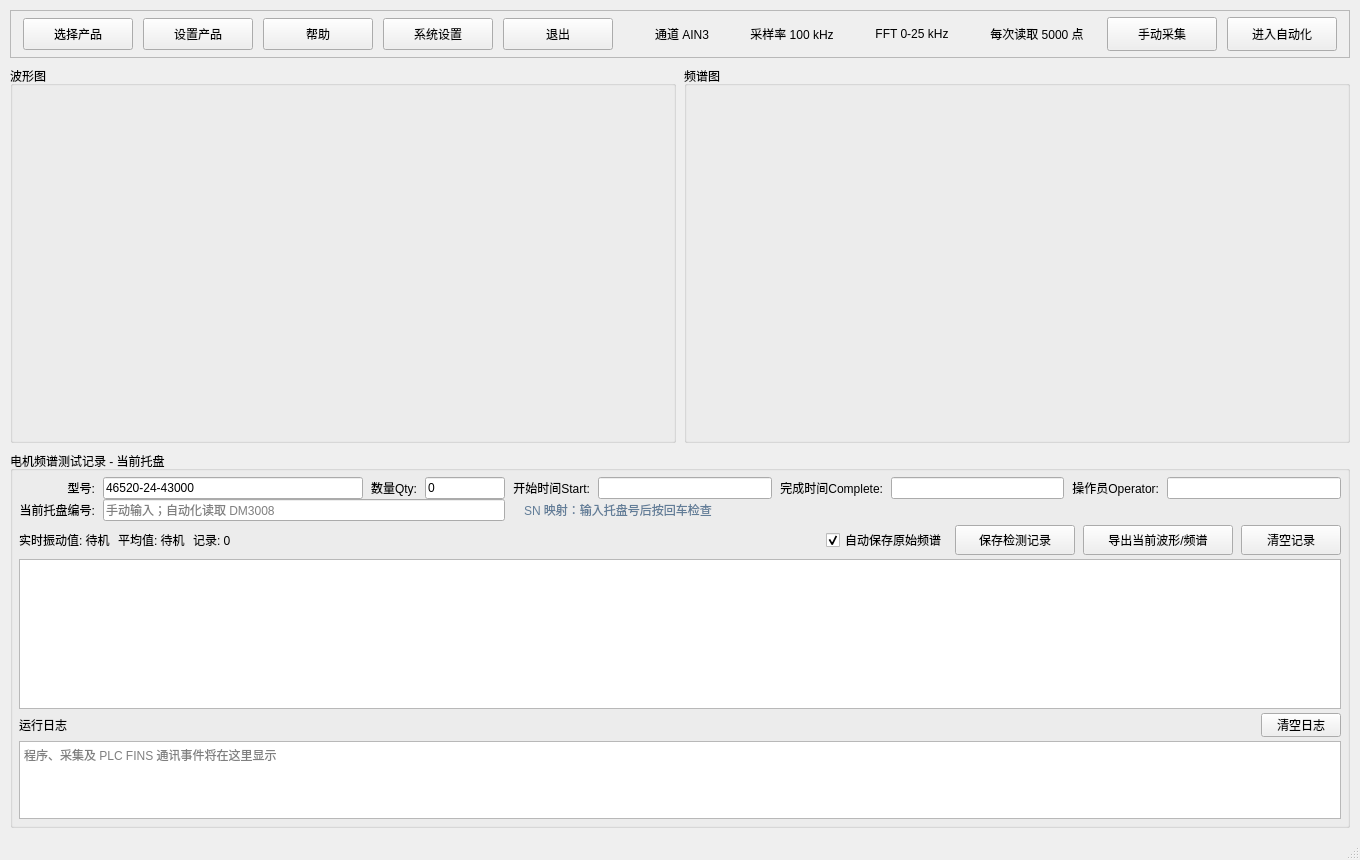
<?xml version="1.0" encoding="UTF-8"?>
<ui version="4.0">
 <class>MainWindow</class>
 <widget class="QMainWindow" name="MainWindow">
  <property name="geometry">
   <rect>
    <x>0</x>
    <y>0</y>
    <width>1360</width>
    <height>860</height>
   </rect>
  </property>
  <property name="minimumSize">
   <size>
    <width>1100</width>
    <height>760</height>
   </size>
  </property>
  <property name="windowTitle">
   <string>频谱分析系统 - 操作端</string>
  </property>
  <widget class="QWidget" name="centralwidget">
   <layout class="QVBoxLayout" name="rootLayout" stretch="0,5,5">
    <property name="spacing">
     <number>8</number>
    </property>
    <property name="leftMargin">
     <number>10</number>
    </property>
    <property name="topMargin">
     <number>10</number>
    </property>
    <property name="rightMargin">
     <number>10</number>
    </property>
    <property name="bottomMargin">
     <number>10</number>
    </property>
    <item>
     <widget class="QFrame" name="headerFrame">
      <property name="frameShape">
       <enum>QFrame::StyledPanel</enum>
      </property>
      <property name="frameShadow">
       <enum>QFrame::Raised</enum>
      </property>
      <layout class="QVBoxLayout" name="headerLayout">
       <property name="spacing">
        <number>0</number>
       </property>
       <property name="leftMargin">
        <number>12</number>
       </property>
       <property name="topMargin">
        <number>6</number>
       </property>
       <property name="rightMargin">
        <number>12</number>
       </property>
       <property name="bottomMargin">
        <number>6</number>
       </property>
       <item>
        <layout class="QHBoxLayout" name="toolbarLayout">
         <property name="spacing">
          <number>10</number>
         </property>
         <item>
          <widget class="QPushButton" name="btn_select_product">
           <property name="minimumSize">
            <size>
             <width>110</width>
             <height>32</height>
            </size>
           </property>
           <property name="text">
            <string>选择产品</string>
           </property>
          </widget>
         </item>
         <item>
          <widget class="QPushButton" name="btn_set_product">
           <property name="minimumSize">
            <size>
             <width>110</width>
             <height>32</height>
            </size>
           </property>
           <property name="text">
            <string>设置产品</string>
           </property>
          </widget>
         </item>
         <item>
          <widget class="QPushButton" name="btn_help">
           <property name="minimumSize">
            <size>
             <width>110</width>
             <height>32</height>
            </size>
           </property>
           <property name="text">
            <string>帮助</string>
           </property>
          </widget>
         </item>
         <item>
          <widget class="QPushButton" name="btn_settings">
           <property name="minimumSize">
            <size>
             <width>110</width>
             <height>32</height>
            </size>
           </property>
           <property name="text">
            <string>系统设置</string>
           </property>
          </widget>
         </item>
         <item>
          <widget class="QPushButton" name="btn_exit">
           <property name="minimumSize">
            <size>
             <width>110</width>
             <height>32</height>
            </size>
           </property>
           <property name="text">
            <string>退出</string>
           </property>
          </widget>
         </item>
         <item>
          <spacer name="toolbarSpacer">
           <property name="orientation">
            <enum>Qt::Horizontal</enum>
           </property>
           <property name="sizeHint" stdset="0">
            <size>
             <width>40</width>
             <height>20</height>
            </size>
           </property>
          </spacer>
         </item>
         <item>
          <widget class="QLabel" name="lbl_channel">
           <property name="minimumSize">
            <size>
             <width>90</width>
             <height>28</height>
            </size>
           </property>
           <property name="text">
            <string>通道 AIN3</string>
           </property>
           <property name="alignment">
            <set>Qt::AlignCenter</set>
           </property>
          </widget>
         </item>
         <item>
          <widget class="QLabel" name="lbl_sample_rate">
           <property name="minimumSize">
            <size>
             <width>110</width>
             <height>28</height>
            </size>
           </property>
           <property name="text">
            <string>采样率 100 kHz</string>
           </property>
           <property name="alignment">
            <set>Qt::AlignCenter</set>
           </property>
          </widget>
         </item>
         <item>
          <widget class="QLabel" name="lbl_fft_range">
           <property name="minimumSize">
            <size>
             <width>110</width>
             <height>28</height>
            </size>
           </property>
           <property name="text">
            <string>FFT 0-25 kHz</string>
           </property>
           <property name="alignment">
            <set>Qt::AlignCenter</set>
           </property>
          </widget>
         </item>
         <item>
          <widget class="QLabel" name="lbl_read_block">
           <property name="minimumSize">
            <size>
             <width>120</width>
             <height>28</height>
            </size>
           </property>
           <property name="text">
            <string>每次读取 5000 点</string>
           </property>
           <property name="alignment">
            <set>Qt::AlignCenter</set>
           </property>
          </widget>
         </item>
         <item>
          <widget class="QPushButton" name="btn_manual_start">
           <property name="minimumSize">
            <size>
             <width>110</width>
             <height>34</height>
            </size>
           </property>
           <property name="text">
            <string>手动采集</string>
           </property>
          </widget>
         </item>
         <item>
          <widget class="QPushButton" name="btn_start">
           <property name="minimumSize">
            <size>
             <width>110</width>
             <height>34</height>
            </size>
           </property>
           <property name="text">
            <string>进入自动化</string>
           </property>
          </widget>
         </item>
        </layout>
       </item>
      </layout>
     </widget>
    </item>
    <item>
     <layout class="QHBoxLayout" name="chartLayout" stretch="1,1">
      <property name="spacing">
       <number>8</number>
      </property>
      <item>
       <widget class="QGroupBox" name="group_time">
        <property name="title">
         <string>波形图</string>
        </property>
        <layout class="QVBoxLayout" name="timeLayout">
         <property name="leftMargin">
          <number>6</number>
         </property>
         <property name="topMargin">
          <number>8</number>
         </property>
         <property name="rightMargin">
          <number>6</number>
         </property>
         <property name="bottomMargin">
          <number>6</number>
         </property>
         <item>
          <widget class="QWidget" name="widget" native="true">
           <property name="minimumSize">
            <size>
             <width>0</width>
             <height>240</height>
            </size>
           </property>
          </widget>
         </item>
        </layout>
       </widget>
      </item>
      <item>
       <widget class="QGroupBox" name="group_fft">
        <property name="title">
         <string>频谱图</string>
        </property>
        <layout class="QVBoxLayout" name="fftLayout">
         <property name="leftMargin">
          <number>6</number>
         </property>
         <property name="topMargin">
          <number>8</number>
         </property>
         <property name="rightMargin">
          <number>6</number>
         </property>
         <property name="bottomMargin">
          <number>6</number>
         </property>
         <item>
          <widget class="QWidget" name="widget_fft" native="true">
           <property name="minimumSize">
            <size>
             <width>0</width>
             <height>240</height>
            </size>
           </property>
          </widget>
         </item>
        </layout>
       </widget>
      </item>
     </layout>
    </item>
    <item>
     <widget class="QGroupBox" name="recordGroup">
      <property name="title">
       <string>电机频谱测试记录 - 当前托盘</string>
      </property>
      <layout class="QVBoxLayout" name="recordLayout" stretch="0,0,1,0,0">
       <property name="spacing">
        <number>4</number>
       </property>
       <property name="leftMargin">
        <number>6</number>
       </property>
       <property name="topMargin">
        <number>6</number>
       </property>
       <property name="rightMargin">
        <number>6</number>
       </property>
       <property name="bottomMargin">
        <number>6</number>
       </property>
       <item>
        <layout class="QGridLayout" name="recordInfoLayout" columnstretch="0,3,0,1,0,2,0,2,0,2">
         <property name="horizontalSpacing">
          <number>8</number>
         </property>
         <property name="verticalSpacing">
          <number>0</number>
         </property>
         <item row="0" column="0">
          <widget class="QLabel" name="label_model">
           <property name="text">
            <string>型号:</string>
           </property>
           <property name="alignment">
            <set>Qt::AlignRight|Qt::AlignTrailing|Qt::AlignVCenter</set>
           </property>
          </widget>
         </item>
         <item row="0" column="1">
          <widget class="QLineEdit" name="txt_model">
           <property name="minimumSize">
            <size>
             <width>150</width>
             <height>0</height>
            </size>
           </property>
           <property name="text">
            <string>46520-24-43000</string>
           </property>
          </widget>
         </item>
         <item row="0" column="2">
          <widget class="QLabel" name="label_qty">
           <property name="text">
            <string>数量Qty:</string>
           </property>
           <property name="alignment">
            <set>Qt::AlignRight|Qt::AlignTrailing|Qt::AlignVCenter</set>
           </property>
          </widget>
         </item>
         <item row="0" column="3">
          <widget class="QLineEdit" name="txt_qty">
           <property name="minimumSize">
            <size>
             <width>55</width>
             <height>0</height>
            </size>
           </property>
           <property name="maximumSize">
            <size>
             <width>80</width>
             <height>16777215</height>
            </size>
           </property>
           <property name="text">
            <string>0</string>
           </property>
          </widget>
         </item>
         <item row="0" column="4">
          <widget class="QLabel" name="label_start">
           <property name="text">
            <string>开始时间Start:</string>
           </property>
           <property name="alignment">
            <set>Qt::AlignRight|Qt::AlignTrailing|Qt::AlignVCenter</set>
           </property>
          </widget>
         </item>
         <item row="0" column="5">
          <widget class="QLineEdit" name="txt_start_time">
           <property name="minimumSize">
            <size>
             <width>150</width>
             <height>0</height>
            </size>
           </property>
           <property name="readOnly">
            <bool>true</bool>
           </property>
          </widget>
         </item>
         <item row="0" column="6">
          <widget class="QLabel" name="label_complete">
           <property name="text">
            <string>完成时间Complete:</string>
           </property>
           <property name="alignment">
            <set>Qt::AlignRight|Qt::AlignTrailing|Qt::AlignVCenter</set>
           </property>
          </widget>
         </item>
         <item row="0" column="7">
          <widget class="QLineEdit" name="txt_complete_time">
           <property name="minimumSize">
            <size>
             <width>150</width>
             <height>0</height>
            </size>
           </property>
           <property name="readOnly">
            <bool>true</bool>
           </property>
          </widget>
         </item>
         <item row="0" column="8">
          <widget class="QLabel" name="label_operator">
           <property name="text">
            <string>操作员Operator:</string>
           </property>
           <property name="alignment">
            <set>Qt::AlignRight|Qt::AlignTrailing|Qt::AlignVCenter</set>
           </property>
          </widget>
         </item>
         <item row="0" column="9">
          <widget class="QLineEdit" name="txt_operator">
           <property name="minimumSize">
            <size>
             <width>100</width>
             <height>0</height>
            </size>
           </property>
          </widget>
         </item>
         <item row="1" column="0">
          <widget class="QLabel" name="label_tray_id">
           <property name="text">
            <string>当前托盘编号:</string>
           </property>
           <property name="alignment">
            <set>Qt::AlignRight|Qt::AlignTrailing|Qt::AlignVCenter</set>
           </property>
          </widget>
         </item>
         <item row="1" column="1" colspan="3">
          <widget class="QLineEdit" name="txt_tray_id">
           <property name="minimumSize">
            <size>
             <width>150</width>
             <height>0</height>
            </size>
           </property>
           <property name="placeholderText">
            <string>手动输入；自动化读取 DM3008</string>
           </property>
           <property name="clearButtonEnabled">
            <bool>true</bool>
           </property>
          </widget>
         </item>
         <item row="1" column="4" colspan="6">
          <widget class="QLabel" name="lbl_tray_mapping_status">
           <property name="text">
            <string>SN 映射：输入托盘号后按回车检查</string>
           </property>
           <property name="styleSheet">
            <string notr="true">color: #627d98; padding-left: 8px;</string>
           </property>
          </widget>
         </item>
        </layout>
       </item>
       <item>
        <layout class="QHBoxLayout" name="recordActionLayout">
         <property name="spacing">
          <number>8</number>
         </property>
         <item>
          <widget class="QLabel" name="lbl_status">
           <property name="text">
            <string>实时振动值: 待机</string>
           </property>
          </widget>
         </item>
         <item>
          <widget class="QLabel" name="lbl_avg_status">
           <property name="text">
            <string>平均值: 待机</string>
           </property>
          </widget>
         </item>
         <item>
         <widget class="QLabel" name="lbl_record_count">
           <property name="minimumSize">
            <size>
             <width>80</width>
             <height>0</height>
            </size>
           </property>
           <property name="text">
            <string>记录: 0</string>
           </property>
          </widget>
         </item>
         <item>
          <spacer name="recordActionSpacer">
           <property name="orientation">
            <enum>Qt::Horizontal</enum>
           </property>
           <property name="sizeHint" stdset="0">
            <size>
             <width>40</width>
             <height>20</height>
            </size>
           </property>
          </spacer>
         </item>
         <item>
          <widget class="QCheckBox" name="chk_auto_export_spectrum">
           <property name="toolTip">
            <string>勾选后，自动化测试会为每台电机的每条记录保存一份原始频谱</string>
           </property>
           <property name="text">
            <string>自动保存原始频谱</string>
           </property>
           <property name="checked">
            <bool>true</bool>
           </property>
          </widget>
         </item>
         <item>
          <widget class="QPushButton" name="btn_save_records">
           <property name="minimumSize">
            <size>
             <width>120</width>
             <height>30</height>
            </size>
           </property>
           <property name="text">
            <string>保存检测记录</string>
           </property>
          </widget>
         </item>
         <item>
          <widget class="QPushButton" name="btn_export_snapshot">
           <property name="minimumSize">
            <size>
             <width>150</width>
             <height>30</height>
            </size>
           </property>
           <property name="text">
            <string>导出当前波形/频谱</string>
           </property>
          </widget>
         </item>
         <item>
          <widget class="QPushButton" name="btn_clear_records">
           <property name="minimumSize">
            <size>
             <width>100</width>
             <height>30</height>
            </size>
           </property>
           <property name="text">
            <string>清空记录</string>
           </property>
          </widget>
         </item>
        </layout>
       </item>
       <item>
        <widget class="QTableWidget" name="tbl_records">
         <property name="minimumSize">
          <size>
           <width>0</width>
           <height>150</height>
          </size>
         </property>
        </widget>
       </item>
       <item>
        <layout class="QHBoxLayout" name="processLogHeaderLayout">
         <item>
         <widget class="QLabel" name="label_process_log">
           <property name="text">
            <string>运行日志</string>
           </property>
           <property name="alignment">
            <set>Qt::AlignLeading|Qt::AlignLeft|Qt::AlignVCenter</set>
           </property>
          </widget>
         </item>
         <item>
          <spacer name="processLogSpacer">
           <property name="orientation">
            <enum>Qt::Horizontal</enum>
           </property>
           <property name="sizeHint" stdset="0">
            <size>
             <width>40</width>
             <height>20</height>
            </size>
           </property>
          </spacer>
         </item>
         <item>
          <widget class="QPushButton" name="btn_clear_process_log">
           <property name="minimumSize">
            <size>
             <width>72</width>
             <height>24</height>
            </size>
           </property>
           <property name="maximumSize">
            <size>
             <width>90</width>
             <height>24</height>
            </size>
           </property>
           <property name="text">
            <string>清空日志</string>
           </property>
          </widget>
         </item>
        </layout>
       </item>
       <item>
        <widget class="QPlainTextEdit" name="txt_process_log">
         <property name="minimumSize">
          <size>
           <width>0</width>
           <height>70</height>
          </size>
         </property>
         <property name="maximumSize">
          <size>
           <width>16777215</width>
           <height>86</height>
          </size>
         </property>
         <property name="readOnly">
          <bool>true</bool>
         </property>
         <property name="lineWrapMode">
          <enum>QPlainTextEdit::NoWrap</enum>
         </property>
         <property name="placeholderText">
          <string>程序、采集及 PLC FINS 通讯事件将在这里显示</string>
         </property>
        </widget>
       </item>
      </layout>
     </widget>
    </item>
   </layout>
  </widget>
  <widget class="QMenuBar" name="menubar">
   <property name="geometry">
    <rect>
     <x>0</x>
     <y>0</y>
     <width>1360</width>
     <height>24</height>
    </rect>
   </property>
  </widget>
  <widget class="QStatusBar" name="statusbar"/>
 </widget>
 <resources/>
 <connections/>
</ui>
